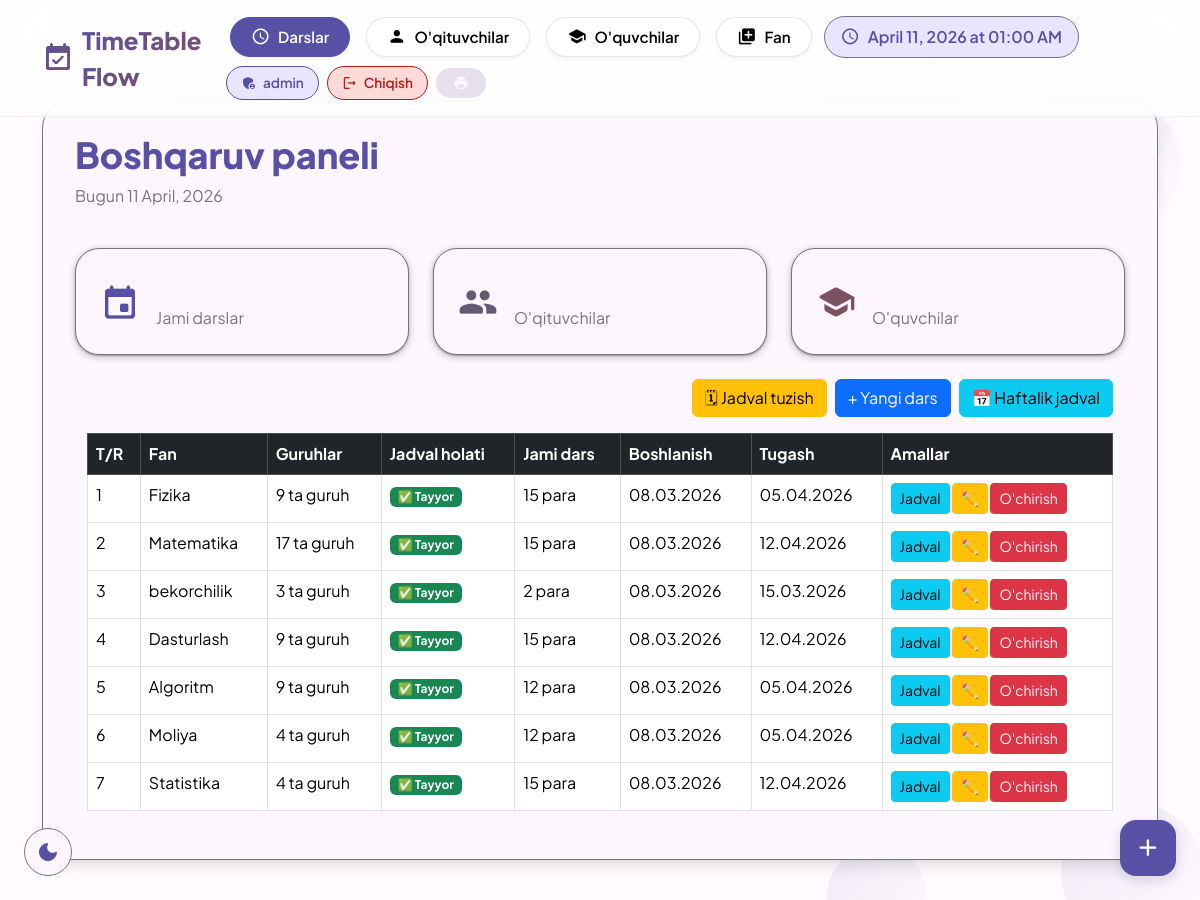
The app's page / (signed in) with its own data.
### raspisaniya/models.py (models this page shows, shortened)
class Course(models.Model):
    subject = models.ForeignKey(Subject, on_delete=models.CASCADE)
    start_date = models.DateField()
    end_date = models.DateField()
    total_lessons = models.PositiveIntegerField()
    lessons_per_week = models.PositiveIntegerField()
    lesson_duration = models.PositiveIntegerField(default=80)

class Subject(models.Model):
    name = models.CharField(max_length=100, unique=True)
    def __str__(self):
        return self.name

### raspisaniya/views.py (the view)
# urls.py: path('', views.lesson_list, name='lesson_list'),
@login_required
def lesson_list(request):
    if is_student(request.user):
        return redirect('student_dashboard')
    if is_teacher(request.user) and not is_admin(request.user):
        return redirect('teacher_dashboard')
    courses = Course.objects.select_related('subject').prefetch_related('groups').all()
    courses_data = []
    for course in courses:
        total = course.groups.count()
        scheduled = course.groups.filter(is_scheduled=True).count()
        courses_data.append({
            'course': course,
            'total_groups': total,
            'scheduled_groups': scheduled,
        })
    return render(request, "raspisaniya/lesson_list.html", {"courses_data": courses_data})

### raspisaniya/views.py (called while the page is built)
def is_teacher(user):
    return hasattr(user, 'teacher')

def is_student(user):
    return hasattr(user, 'student')

### templates/raspisaniya/lesson_list.html (shortened to what this page needs)
{% extends 'raspisaniya/base.html' %}
{% block content %}
<div class="container mt-4">
    <div class="d-flex justify-content-between align-items-center mb-3">
        <h4>Darslar ro'yxati</h4>
        <div class="d-flex gap-2">
            <a href="{% url 'build_schedule' %}" class="btn btn-warning">🗓 Jadval tuzish</a>
            <a href="{% url 'lesson_create' %}" class="btn btn-primary">+ Yangi dars</a>
            <a href="{% url 'weekly_schedule' %}" class="btn btn-info">📅 Haftalik jadval</a>
        </div>
    </div>
    {% if courses_data %}
    <table class="table table-bordered table-hover">
        <thead class="table-dark">
            <tr>
                <th>T/R</th>
                <th>Fan</th>
                <th>Guruhlar</th>
                <th>Jadval holati</th>
                <th>Jami dars</th>
                <th>Boshlanish</th>
                <th>Tugash</th>
                <th>Amallar</th>
            </tr>
        </thead>
        <tbody>
            {% for item in courses_data %}
            <tr>
                <td>{{ forloop.counter }}</td>
                <td>{{ item.course.subject }}</td>
                <td>{{ item.total_groups }} ta guruh</td>
                <td>
                    {% if item.scheduled_groups == item.total_groups and item.total_groups > 0 %}
                        <span class="badge bg-success">✅ Tayyor</span>
                    {% elif item.scheduled_groups == 0 %}
                        <span class="badge bg-danger">⏳ Jadval tuzilmagan</span>
                    {% else %}
                        <span class="badge bg-warning text-dark">⚠ {{ item.scheduled_groups }}/{{ item.total_groups }} tuzilgan</span>
                    {% endif %}
                </td>
                <td>{{ item.course.total_lessons }} para</td>
                <td>{{ item.course.start_date|date:"d.m.Y" }}</td>
                <td>{{ item.course.end_date|date:"d.m.Y" }}</td>
                <td>
                    <a href="{% url 'lesson_schedule' item.course.pk %}" class="btn btn-sm btn-info">Jadval</a>
                    <a href="{% url 'course_update' item.course.pk %}" class="btn btn-sm btn-warning">✏️</a>
                    <a href="{% url 'lesson_delete' item.course.pk %}" class="btn btn-sm btn-danger">O'chirish</a>
                </td>
            </tr>
            {% endfor %}
        </tbody>
    </table>
    {% else %}
        <p class="text-muted">Hali dars yo'q.</p>
    {% endif %}
</div>
{% endblock %}

### templates/raspisaniya/base.html (shortened to what this page needs)
<!DOCTYPE html>
<html lang="uz">
<head>
    <link href="https://cdn.jsdelivr.net/npm/bootstrap@5.3.2/dist/css/bootstrap.min.css" rel="stylesheet">
</head>
<body>
    <div class="bubbles" id="bubbles"></div>
    <div class="app-bar" id="appBar">
        <div class="container">
            <div class="d-flex justify-content-between align-items-center">
                <a href="{% url 'lesson_list' %}" class="logo text-decoration-none">
                    <span class="material-icons-round">event_available</span>
                    TimeTable Flow
                </a>
                <div class="d-flex gap-2 align-items-center flex-wrap">
                    {% if user.is_authenticated and user.is_superuser %}
                    <div class="d-none d-lg-flex gap-2 desktop-menu">
                        <a href="{% url 'lesson_list' %}" class="nav-chip {% if request.resolver_match.url_name == 'lesson_list' %}active{% endif %}">
                            <span class="material-icons-round">schedule</span><span>Darslar</span>
                        </a>
                        <a href="{% url 'teacher_list' %}" class="nav-chip {% if request.resolver_match.url_name == 'teacher_list' %}active{% endif %}">
                            <span class="material-icons-round">person</span><span>O'qituvchilar</span>
                        </a>
                        <a href="{% url 'student_list' %}" class="nav-chip {% if request.resolver_match.url_name == 'student_list' %}active{% endif %}">
                            <span class="material-icons-round">school</span><span>O'quvchilar</span>
                        </a>
                        <a href="{% url 'subject_list' %}" class="nav-chip {% if request.resolver_match.url_name == 'subject_create' %}active{% endif %}">
                            <span class="material-icons-round">library_add</span><span>Fan</span>
                        </a>
                    </div>
                    {% endif %}
                    <div class="current-time">
                        <span class="material-icons-round">schedule</span>
                        <span id="timeDisplay">--:--</span>
                    </div>
                    {% if user.is_authenticated %}
                    <div class="user-chip">
                        <span class="material-icons-round">
                        </span>
                        {{ user.get_full_name|default:user.username }}
                    </div>
                    <a href="{% url 'logout' %}" class="logout-chip">
                        <span class="material-icons-round">logout</span>
                        Chiqish
                    </a>
                    {% endif %}
                    <button class="md-chip" onclick="window.print()">
                        <span class="material-icons-round">print</span>
                    </button>
                </div>
            </div>
        </div>
    </div>
    <button class="theme-toggle" id="themeToggle">
    </button>
    {% if user.is_authenticated and user.is_superuser %}
    <button class="fab" onclick="showQuickAdd()">
        <span class="material-icons-round">add</span>
    </button>
    {% endif %}
    <div class="container">
        <div class="md-surface">
            <div class="d-flex justify-content-between align-items-center mb-4">
                <div>
                    <h1 class="display-small">{% block page_title %}Boshqaruv paneli{% endblock %}</h1>
                    <p class="body-large">{% block page_subtitle %}Bugun {% now "j F, Y" %}{% endblock %}</p>
                </div>
            </div>
            {% block stats %}
            {% if user.is_superuser %}
            <div class="md-grid">
                <div class="md-card">
                    <div class="d-flex align-items-center gap-3">
                        <span class="material-icons-round" style="font-size: 2.5rem; color: var(--md-primary);">event</span>
                        <div><div class="title-large" id="totalLessons">0</div><div class="body-large">Jami darslar</div></div>
                    </div>
                </div>
                <div class="md-card">
                    <div class="d-flex align-items-center gap-3">
                        <span class="material-icons-round" style="font-size: 2.5rem; color: var(--md-secondary);">group</span>
                        <div><div class="title-large" id="totalTeachers">0</div><div class="body-large">O'qituvchilar</div></div>
                    </div>
                </div>
                <div class="md-card">
                    <div class="d-flex align-items-center gap-3">
                        <span class="material-icons-round" style="font-size: 2.5rem; color: var(--md-tertiary);">school</span>
                        <div><div class="title-large" id="totalStudents">0</div><div class="body-large">O'quvchilar</div></div>
                    </div>
                </div>
            </div>
            {% endif %}
            {% endblock %}
            {% block content %}{% endblock %}
        </div>
    </div>
</body>
</html>

### records on screen
Course: course.subject "Fizika", total_groups "9", course.total_lessons "15", course.start_date "08.03.2026", course.end_date "05.04.2026"
Course: course.subject "Matematika", total_groups "17", course.total_lessons "15", course.start_date "08.03.2026", course.end_date "12.04.2026"
Course: course.subject "bekorchilik", total_groups "3", course.total_lessons "2", course.start_date "08.03.2026", course.end_date "15.03.2026"
Course: course.subject "Dasturlash", total_groups "9", course.total_lessons "15", course.start_date "08.03.2026", course.end_date "12.04.2026"
Course: course.subject "Algoritm", total_groups "9", course.total_lessons "12", course.start_date "08.03.2026", course.end_date "05.04.2026"
Course: course.subject "Moliya", total_groups "4", course.total_lessons "12", course.start_date "08.03.2026", course.end_date "05.04.2026"
Course: course.subject "Statistika", total_groups "4", course.total_lessons "15", course.start_date "08.03.2026", course.end_date "12.04.2026"

### other values on screen
{{ user.get_full_name|default:user.username }} "admin"
